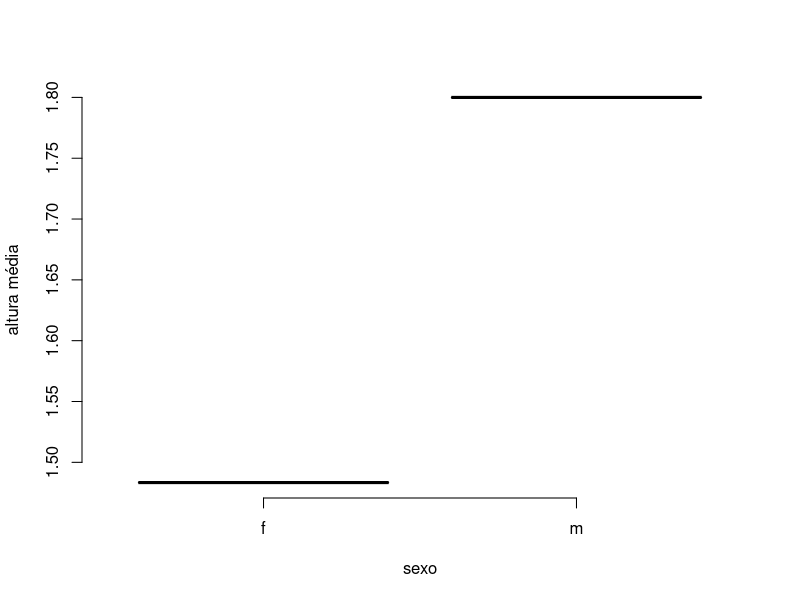
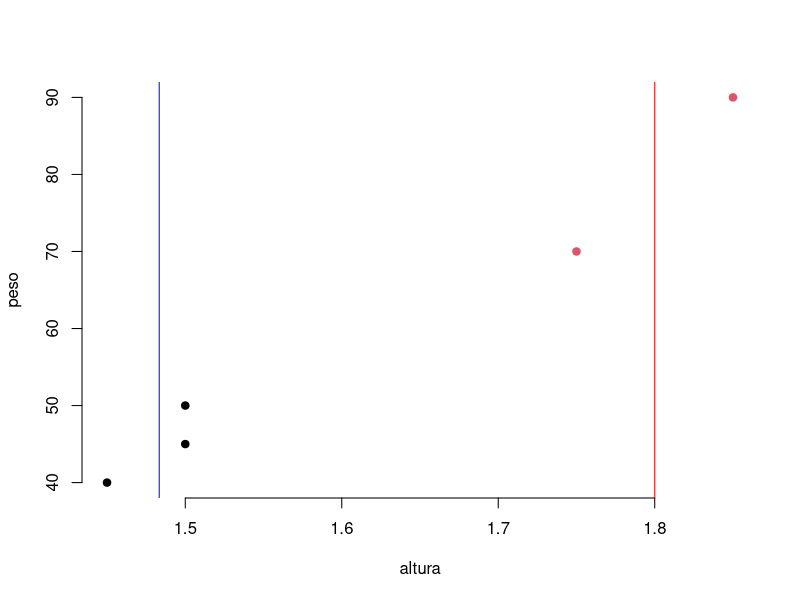

Here is the R script that generated these plots, in order:
#1----
pessoas <- c("Camila", "Carlos", "Khezia", "Gabriela", "Andre")
idades <- c(28, 81, 22, 30, 36)
numeros <- 1:100
pares <- seq(2, 100, by = 2)
tres <- seq(3, 1000, by = 3)


#2----
set.seed(123)
randomico <- rpois(100,5)
randomico[randomico > 5]
sum(randomico == 5)

#3----
vec <- c(27,36,38,31,
         31,35,25,22,
         26,25,23,27,
         31,22,26,31,
         33,28,34,26,
         38,34,27,42)
mat <- matrix(vec, nrow = 4)
apply(mat, 1, mean)
apply(mat, 2, mean)
sum((mat[1,] - mean(mat[1,]))^2)/(length(mat[1,])-1)

varpop <- function(x){
  sum((x - mean(x))^2)/length(x)
}

#4----
set.seed(111)
matriz2 <- matrix(rpois(1000,100),nrow = 10)
apply(matriz2, 2, mean)
apply(matriz2, 1, mean)


#5----
#dado tabular que permite dados de classes diferentes em cada vetor componente
df <- data.frame(
  pessoas,
  peso = c(45, 70, 40, 50, 90),
  altura = c(1.5, 1.75, 1.45, 1.5, 1.85),
  sexo = factor(c("f", "m","f","f","m"))
)

alturas <- aggregate(altura ~ sexo, data = df, mean)

plot(alturas$sexo, alturas$altura, pch = 19, frame = FALSE,
     xlab = "sexo", ylab = "altura média")

plot(peso ~ altura, data = df, frame = FALSE,
     col = sexo, pch = 19)
abline(v = alturas$altura , col = c("blue", "red"))

#6----
rm(list = ls())
gc()

data(mtcars)
summary(as.factor(mtcars$cyl))

mpg <- aggregate(mpg ~ as.factor(cyl), data = mtcars, mean)

set.seed(577)
dados <- data.frame( round(rnorm(2000,30),2),rpois(2000,100))
names(dados) <- c("valores", "grupo")
head(dados)

aggregate(valores ~ as.factor(grupo), data = dados, mean)





# simulacao ----

variancia <- 25
n <- 50
alfa <- 0.05

rc <- (qnorm(0.05)*(-1)*sqrt(variancia/n))+100
#de rc ate +Inf
set.seed(577)
medias <- c()
for(i in 1:1000){medias <- c(medias, mean(rnorm(50,100,25)))}

#361 de 1000 acima da RC
sum(medias>rc)

#erro tipo 2:
# nao rejeitar H0 quando h0 é falsa

beta <- pnorm((rc-102)/sqrt(variancia/n))
#0.118

medias2 <- c()
set.seed(577)
for(i in 1:1000){medias2 <- c(medias2, mean(rnorm(50,102,25)))}
sum(medias<rc)
#636 amostras geradas com media 102 nao estao contidas na RC


#-------------------------#
# REPLICACAO USANDO TIDY
library(dplyr)

set.seed(577)
k <- tibble(
  grupo = rep(1:1000, each = 50),
  valores = unlist(replicate(1000,rnorm(50,100,25), simplify = F))
  ) %>%
  group_by(grupo) %>%
  summarise(media = mean(valores))%>%
  pull(media)
#--------------------#


# relacao entre anova e teste t ----
rm(list = ls())

popA <- c(107, 113, 100, 104, 116, 92, 97,
          87, 110,
          81, 95,
          94,
          92, 88, 88)
popB <- c(91, 123,
          98, 102,
          97, 97, 109, 103, 95, 102, 85, 113, 101,89, 88)

#igualdade de variancias: nao rejeita igualdade (H0)
var(popA)/var(popB)
qf(.025, 14, 14, lower.tail = TRUE)
qf(.025, 14, 14, lower.tail = FALSE)

var.test(popA, popB) #teste do R corrobora

#teste t: calculamos se mi_d é igual a zero, avaliando se a diferenca
#entre as médias é zero

#sabemos que as variancias sao iguais, mas nao sabemos qual é a variancia

s_comb <- (14*var(popA) + 14*var(popB))/(30-2)
rc <- qt(0.025, 28) #apenas limite inferior. Espelhar para LS

#estatística de teste
t <- (mean(popA)-mean(popB))/(s_comb * sqrt(2/15))
# que esta fora da RC entao nao se rejeita H0

#estatística de teste deu diferente. Porque?
t.test(x = popA, y = popB, var.equal = TRUE) 


# anova ----
a <- 2 #numero de grupos
n <- 15 #numero de indivíduos em cada grupo
media.geral <- mean(c(popA, popB))

sqtot <- sum((c(popA, popB) - media.geral)^2)
# ou
sum(c(popA, popB)^2)-(a*n*media.geral^2)

sqres <- sum((popA-mean(popA))^2, (popB-mean(popB))^2)
# ou
sum(c(popA, popB)^2)-n*sum(mean(popA)^2, mean(popB)^2)

sqtrat <- sqtot-sqres
# ou - essa da diferente
sum((mean(popA)-media.geral)^2,(mean(popB)-media.geral)^2)*n
# ou
n*sum(mean(popA)^2, mean(popB)^2) - a*n*media.geral^2

# teste de variancias anterios ja confirma igualdade de variancias.
# [sqtrat/(a-1)]/[sqres/(an-a)] tem ~ F(a-1, an-a)
stat.F <- (sqtrat/(a-1))/(sqres/(a*n-a))
pval <- pf(stat.F, df1 = a-1, df2 = a*n-a, lower.tail = FALSE)
# teste unilateral com p-valor 0.39

qmtrat <- sqtrat/(a-1)
qmres <- sqres/(a*n-a)

## tabela anova ----
tab.anova <- data.frame(
  fonte = c("trat", "res", "total"),
  gl = c(a-1, a*n-a, a*n-1),
  SQ = c(sqtrat, sqres, sqtot),
  QM = c(qmtrat, qmres, NA),
  test.stat.F = c(qmtrat/qmres, NA, NA),
  p.valor = c(pval, NA, NA)
)
tab.anova

## usando a função aov
tabela <- data.frame(
  grupo = rep(c('popA', 'popB'), each = 15),
  valores = c(popA, popB)
)

anova <- aov(valores ~ grupo, data = tabela)

#comparando resultados
summary(anova)
tab.anova
